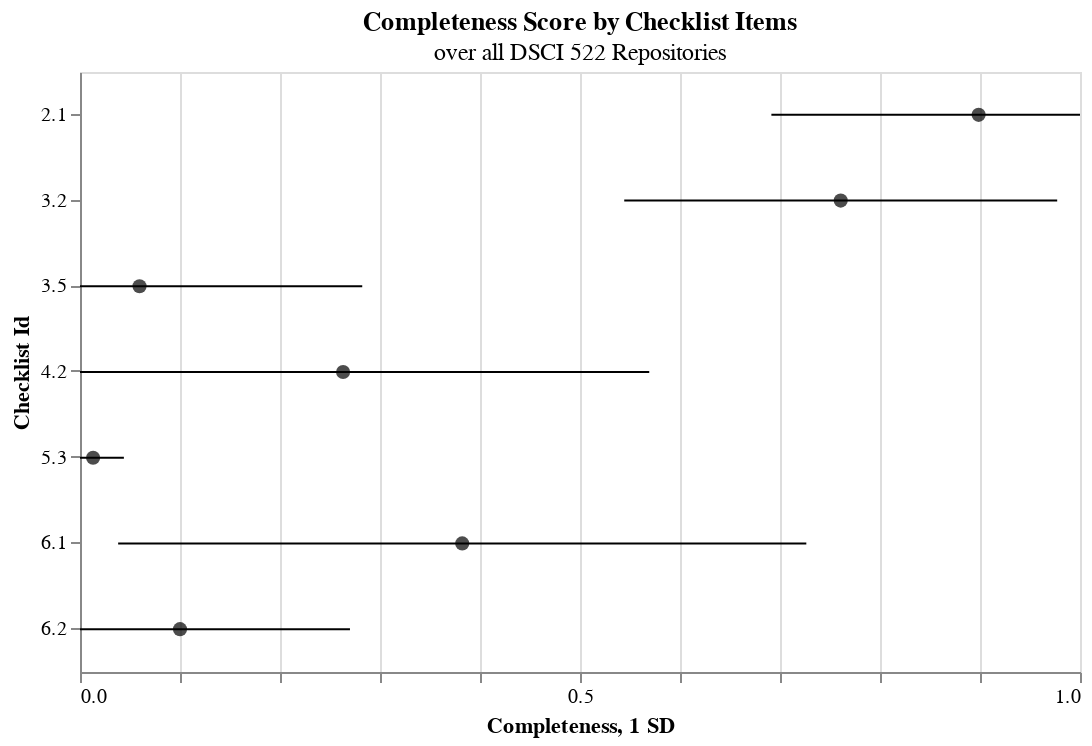

Source (notebook cell):
### Code cell
base = alt.Chart(df_id__stat.query('id != "total"')).transform_calculate(
    min="max(0, datum.mean-datum.std)",
    max="min(1, datum.mean+datum.std)"
)
    
# generate the points
points = base.mark_point(
    filled=True,
    size=50,
    color='black'
).encode(
    x=alt.X('mean:Q').scale(domainMin=0, domainMax=1).title("Completeness").axis(
        labelExpr="datum.value % 0.5 ? null : datum.label"
    ),
    y=alt.Y('id:N').title("Checklist Id")
)
    
# generate the error bars
errorbars = base.mark_errorbar().encode(
    x=alt.X("min:Q").title('1 SD'),
    x2="max:Q",
    y="id:N"
)

(points + errorbars).properties(
    height=300,
    width=500,
    title={
        'text': "Completeness Score by Checklist Items",
        'subtitle': "over all DSCI 522 Repositories"
    }
)

### Figure 1 — Vega-Lite specification as saved in the notebook (floating-point values rounded to 4 significant figures)
{"config": {"view": {"continuousWidth": 300, "continuousHeight": 300}}, "layer": [{"mark": {"type": "point", "color": "black", "filled": true, "size": 50}, "encoding": {"x": {"axis": {"labelExpr": "datum.value % 0.5 ? null : datum.label"}, "field": "mean", "scale": {"domainMin": 0, "domainMax": 1}, "title": "Completeness", "type": "quantitative"}, "y": {"field": "id", "title": "Checklist Id", "type": "nominal"}}, "transform": [{"calculate": "max(0, datum.mean-datum.std)", "as": "min"}, {"calculate": "min(1, datum.mean+datum.std)", "as": "max"}]}, {"mark": {"type": "errorbar"}, "encoding": {"x": {"field": "min", "title": "1 SD", "type": "quantitative"}, "x2": {"field": "max"}, "y": {"field": "id", "type": "nominal"}}, "transform": [{"calculate": "max(0, datum.mean-datum.std)", "as": "min"}, {"calculate": "min(1, datum.mean+datum.std)", "as": "max"}]}], "data": {"name": "data-9a1dd5f211537d7769dbacf8e5f1e754"}, "height": 300, "title": {"text": "Completeness Score by Checklist Items", "subtitle": "over all DSCI 522 Repositories"}, "width": 500, "$schema": "https://vega.github.io/schema/vega-lite/v5.17.0.json", "datasets": {"data-9a1dd5f211537d7769dbacf8e5f1e754": [{"id": "2.1", "count": 14.0, "mean": 0.8986, "std": 0.2072}, {"id": "3.2", "count": 14.0, "mean": 0.7607, "std": 0.2165}, {"id": "3.5", "count": 14.0, "mean": 0.05952, "std": 0.2227}, {"id": "4.2", "count": 14.0, "mean": 0.2631, "std": 0.3061}, {"id": "5.3", "count": 14.0, "mean": 0.0131, "std": 0.03079}, {"id": "6.1", "count": 14.0, "mean": 0.3822, "std": 0.3441}, {"id": "6.2", "count": 14.0, "mean": 0.1, "std": 0.17}]}}
